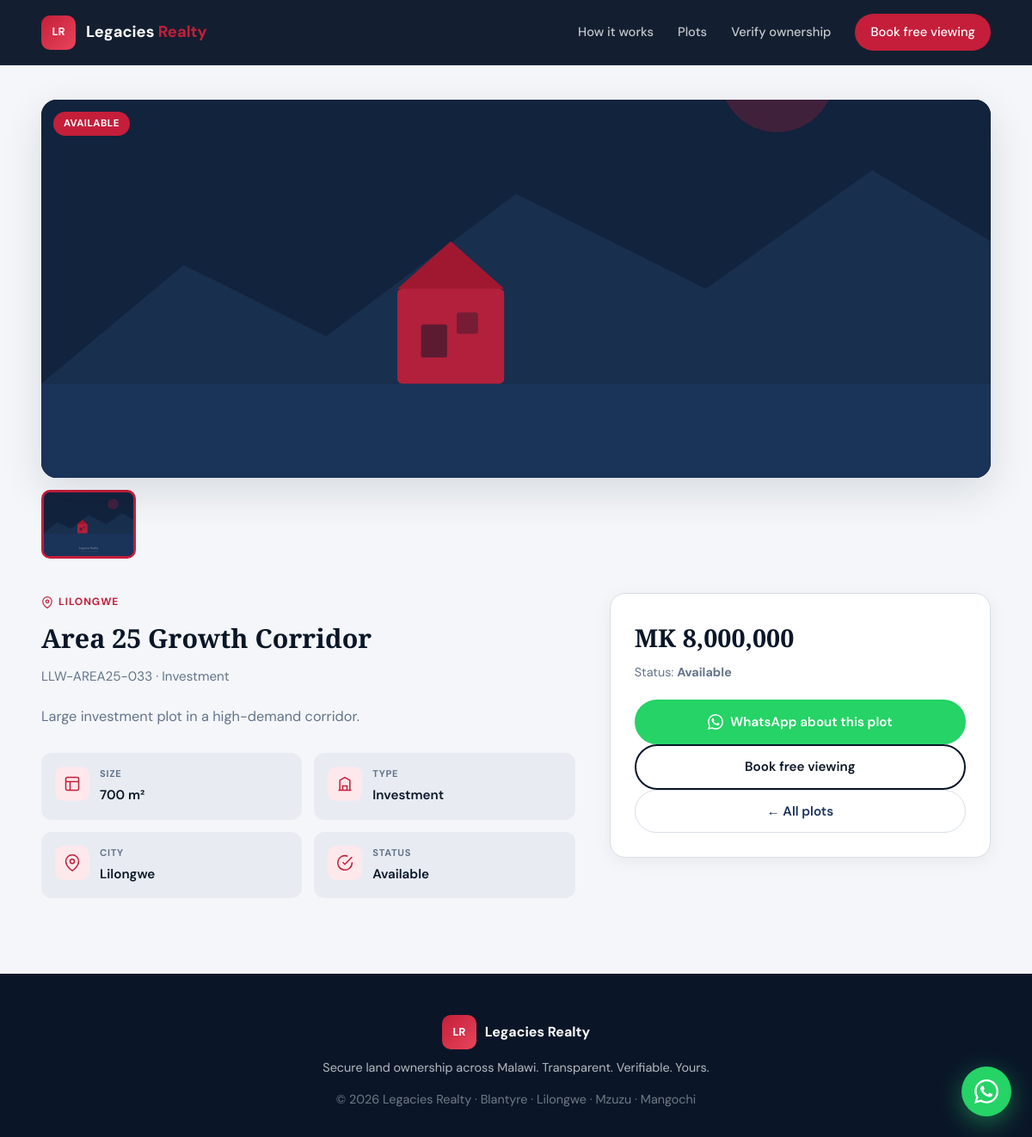
The app's page /plots/5, older data.
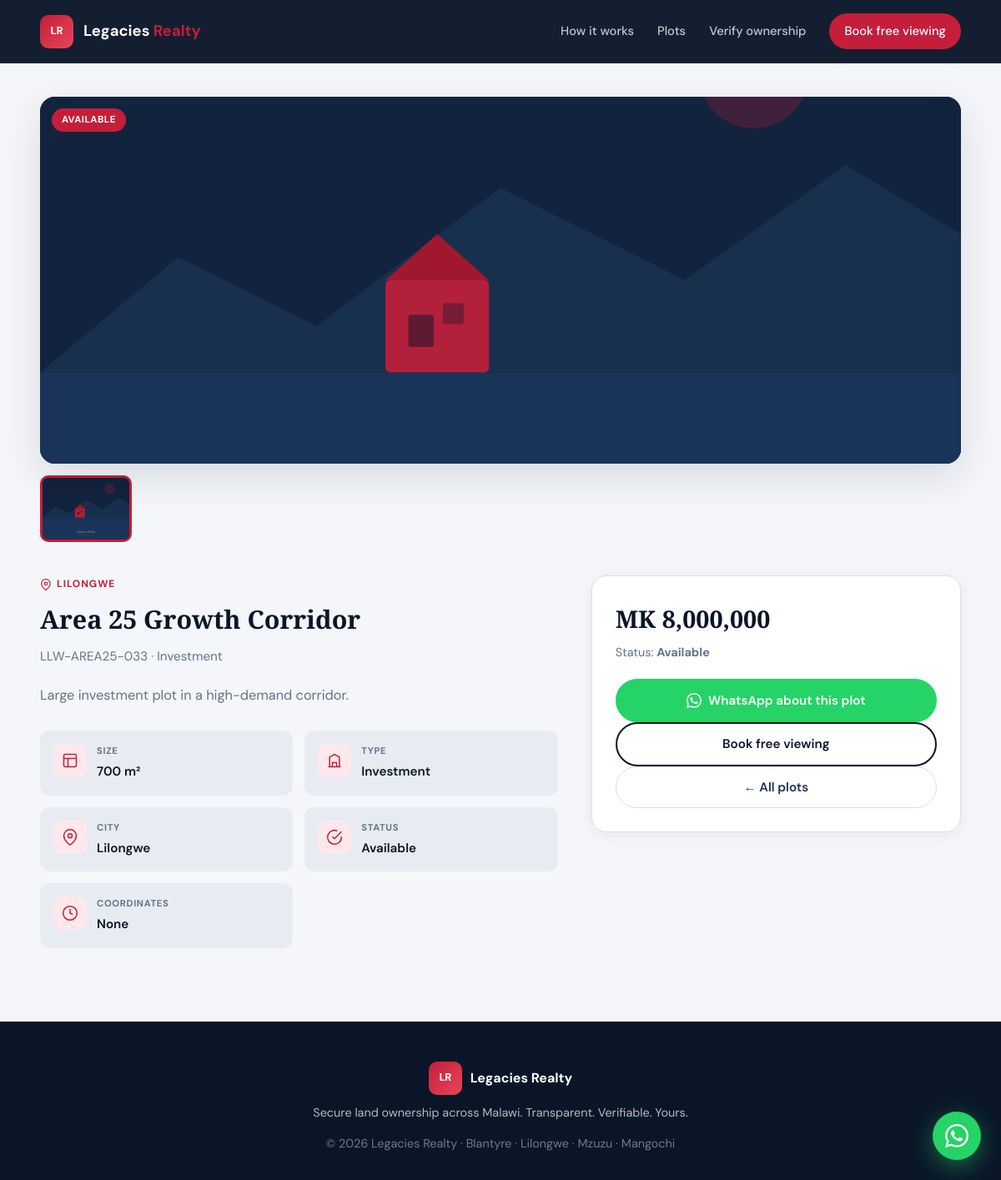
The same page, newer data.
### app/models.py (models this page shows, shortened)
class Plot(db.Model):
    __tablename__ = "plots"
    id = db.Column(db.Integer, primary_key=True)
    plot_code = db.Column(db.String(50), unique=True, nullable=False)
    city = db.Column(db.String(50), nullable=False)
    title = db.Column(db.String(120), nullable=False)
    size_sqm = db.Column(db.Integer, nullable=False)
    plot_type = db.Column(db.String(50), default="Residential")
    price_mwk = db.Column(db.Integer)
    status = db.Column(db.String(30), default="Available")
    description = db.Column(db.Text)
    coordinates = db.Column(db.String(80))
    image1 = db.Column(db.String(200))
    image2 = db.Column(db.String(200))
    image3 = db.Column(db.String(200))
    created_at = db.Column(db.DateTime, default=lambda: datetime.now(timezone.utc))
    agreement = db.relationship("Agreement", back_populates="plot", uselist=False)
    def images(self):
        out = []
        for field in (self.image1, self.image2, self.image3):
            if field:
                out.append(field)
        return out

### app/routes_public.py (the view)
@public_bp.route("/plots/<int:plot_id>")
def plot_detail(plot_id):
    plot = db.session.get(Plot, plot_id)
    if not plot:
        flash("Plot not found.", "error")
        return redirect(url_for("public.plots_list"))
    return render_template(
        "plot_detail.html",
        plot=plot,
        format_price=format_price,
        whatsapp_link=whatsapp_link,
    )

### app/services.py (called while the page is built)
def format_price(mwk):
    if mwk is None:
        return "On request"
    return f"MK {mwk:,}"

def whatsapp_link(plot_code: str = "", title: str = "", city: str = "") -> str:
    number = re.sub(r"\D", "", str(current_app.config.get("WHATSAPP_NUMBER", "265999000000")))
    if plot_code:
        text = (
            f"Hello Legacies Realty, I'm interested in plot {plot_code}"
            f" ({title}, {city}). Please share more details."
        )
    else:
        text = "Hello Legacies Realty, I'd like to enquire about available plots."
    from urllib.parse import quote
    return f"https://wa.me/{number}?text={quote(text)}"

### app/templates/plot_detail.html (shortened to what the changed rows need)
{% extends "base.html" %}
{% block content %}
<section class="page plot-detail-page">
  <div class="container">
    {% set imgs = plot.images() %}
    <div class="gallery" id="gallery">
      <div class="gallery-main">
        {% if imgs %}
        <img id="galleryMainImg" src="{{ url_for('static', filename=imgs[0]) }}" alt="{{ plot.title }}" />
        {% else %}
        <img id="galleryMainImg" src="{{ url_for('static', filename='img/plot-placeholder.svg') }}" alt="{{ plot.title }}" />
        {% endif %}
        <span class="plot-badge {% if plot.status != 'Available' %}{{ plot.status|lower }}{% endif %}">{{ plot.status }}</span>
      </div>
    </div>
    <div class="detail-layout">
      <div class="detail-info">
        <div class="plot-city">
          <svg width="14" height="14" viewBox="0 0 24 24" fill="none" stroke="currentColor" stroke-width="2"><path d="M21 10c0 7-9 13-9 13s-9-6-9-13a9 9 0 0 1 18 0z"/><circle cx="12" cy="10" r="3"/></svg>
          {{ plot.city }}
        </div>
        <h1>{{ plot.title }}</h1>
        <p class="detail-code">{{ plot.plot_code }} · {{ plot.plot_type }}</p>
        {% if plot.description %}
        <p class="detail-desc">{{ plot.description }}</p>
        {% endif %}
        <div class="detail-specs">
          <div class="spec-item">
            <div><label>Size</label><span>{{ plot.size_sqm }} m²</span></div>
          </div>
          <div class="spec-item">
            <div><label>Type</label><span>{{ plot.plot_type }}</span></div>
          </div>
          <div class="spec-item">
            <div><label>City</label><span>{{ plot.city }}</span></div>
          </div>
          <div class="spec-item">
            <div><label>Status</label><span>{{ plot.status }}</span></div>
          </div>
          {% if plot.coordinates %}
          <div class="spec-item">
            <div class="spec-icon">
              <svg width="20" height="20" viewBox="0 0 24 24" fill="none" stroke="currentColor" stroke-width="1.8"><circle cx="12" cy="12" r="10"/><path d="M12 6v6l4 2"/></svg>
            </div>
            <div><label>Coordinates</label><span>{{ plot.coordinates }}</span></div>
          </div>
          {% endif %}
        </div>
      </div>
      <div class="detail-cta">
        <div class="price">{{ format_price(plot.price_mwk) }}</div>
        <p class="status-line">Status: <strong>{{ plot.status }}</strong></p>
        {% if plot.status == 'Available' or plot.status == 'Reserved' %}
        <a href="{{ whatsapp_link(plot.plot_code, plot.title, plot.city) }}" class="btn btn-whatsapp btn-block" target="_blank" rel="noopener">
          WhatsApp about this plot
        </a>
        {% endif %}
        <a href="{{ url_for('public.home') }}#contact" class="btn btn-outline-dark btn-block">Book free viewing</a>
        <a href="{{ url_for('public.plots_list') }}" class="btn btn-ghost btn-block">← All plots</a>
      </div>
    </div>
  </div>
</section>
{% endblock %}

Row changes from the older to the newer data that the page shows:
changed Plot "Area 25 Growth Corridor": coordinates (not shown) → "None"
Text that changed along with them:
text now shown: "COORDINATES"
